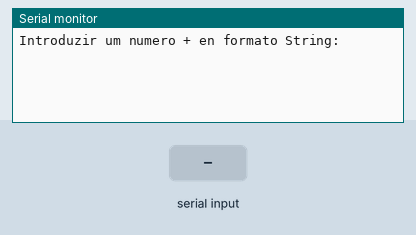
Bench run of a sketch on a simulated Arduino Uno, built with avr-gcc and run on an emulated ATmega328P. Parts: the last lines printed to the serial monitor. The inputs (shaded band) are chosen by the test bench.

Above: at 1.2 s.
1.3 s: "90,45\n" received over Serial
At 1.9 s:
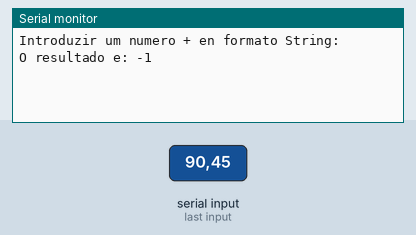
2.8 s: "5\n" received over Serial
At 4.1 s:
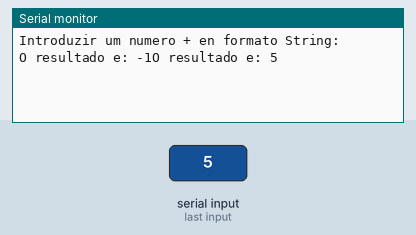

Measured:
- after the input at 1.3 s, the serial monitor: prints a new line at once (image 1)
- after the input at 2.8 s, the serial monitor: prints a new line at once (image 2)

The sketch:

exe3.2.ino
```cpp
String numString;
int result;


void setup()
{
  Serial.begin(9600);
  Serial.println("Introduzir um numero + en formato String: ");
}

void loop()
{
  if (Serial.available()){
    numString = Serial.readStringUntil('\n');
    result = converteStr(numString);
    Serial.print("O resultado e: " + String(result));
  }
}

int converteStr(String istr){
  int val = 0;
  int pot = 1;

  for (int i = istr.length()-1; i >= 0; i = i-1){
    if ((istr[i] >= '0') && (istr[i] <= '9')){
      val = val + (istr[i]-48)*pot;
      pot = pot*10;
    }else return (-1);
  }
  return(val);
}
```
